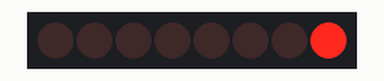
A sketch run on a simulated Arduino Uno, built with avr-gcc and run on an emulated ATmega328P. On the bench: 8 shift-register outputs drawn as a row of LEDs (first output left, lit = HIGH). Wiring (inferred from the names in the program): shift register (74HC595): data pin 11; shift clock pin 12; latch pin 8. Wiring (inferred from the signals the program sends): row of LEDs: on Q0, Q1, Q2, Q3, Q4, Q5, Q6, Q7.

Above: at 0.3 s.
At 5.1 s:
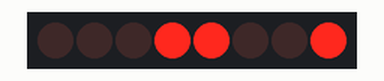
At 10.1 s:
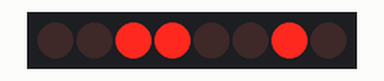
At 19.91 s:
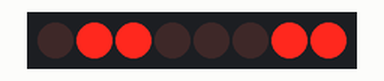
At 29.71 s:
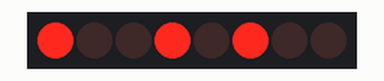
At 39.72 s:
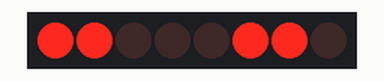
Timing chart, 0 to 40.0 s (numbered marks = the images above):
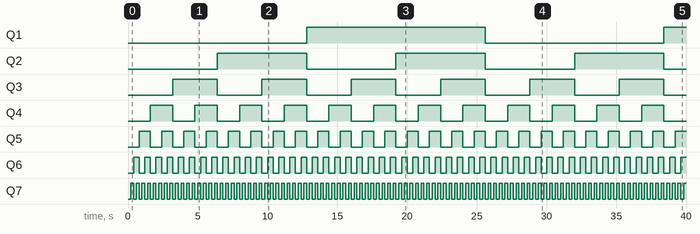

Measured:
- by itself, Q1: LOW → HIGH at 12.8 s, → LOW 12.8 s later, → HIGH 12.8 s later
- by itself, Q2: alternates HIGH for 6.4 s and LOW for 6.4 s
- by itself, Q3: alternates HIGH for 3.2 s and LOW for 3.2 s
- by itself, Q4: alternates HIGH for 1.6 s and LOW for 1.6 s
- by itself, Q5: alternates HIGH for 0.80 s and LOW for 0.80 s
- by itself, Q6: alternates HIGH for 0.40 s and LOW for 0.40 s
- by itself, Q7: alternates HIGH for 0.20 s and LOW for 0.20 s

The sketch:

gs_2_2_ShiftLegisterTest2.ino
```cpp
//Pin connected to ST_CP of 74HC595 12pin
int latchPin = 8;
//Pin connected to SH_CP of 74HC595 11pin
int clockPin = 12;
////Pin connected to DS of 74HC595 14 pin
int dataPin = 11;

void setup() {
  //set pins to output because they are addressed in the main loop
  pinMode(latchPin, OUTPUT);
  pinMode(clockPin, OUTPUT);
  pinMode(dataPin, OUTPUT);
}

void loop() {
  //count up routine
  for (int j = 0; j < 256; j++) {
    //ground latchPin and hold low for as long as you are transmitting
    digitalWrite(latchPin, LOW);
    shiftOut(dataPin, clockPin, LSBFIRST, j);
    //return the latch pin high to signal chip that it
    //no longer needs to listen for information
    digitalWrite(latchPin, HIGH);
    delay(200);
  }
}
```
